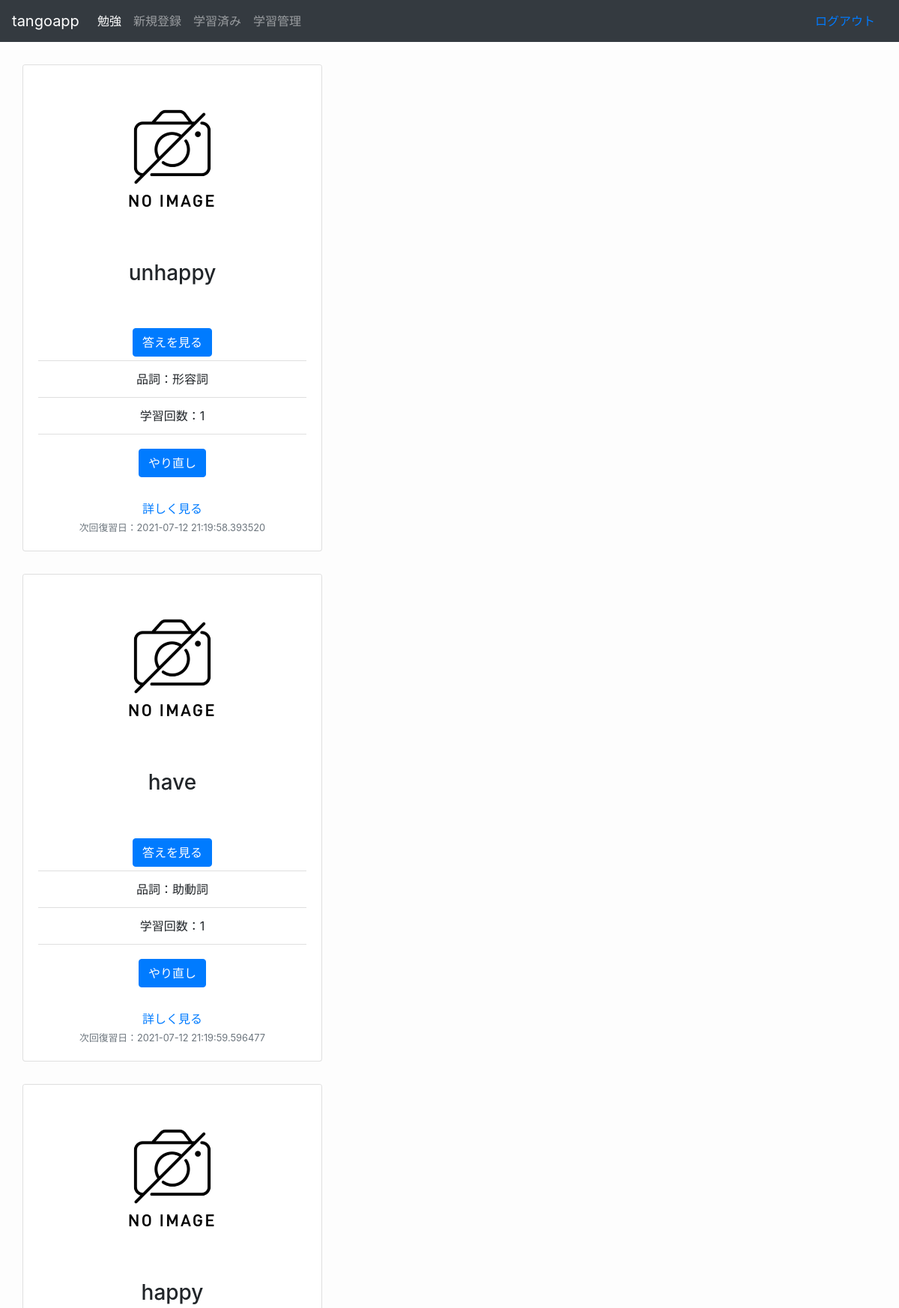
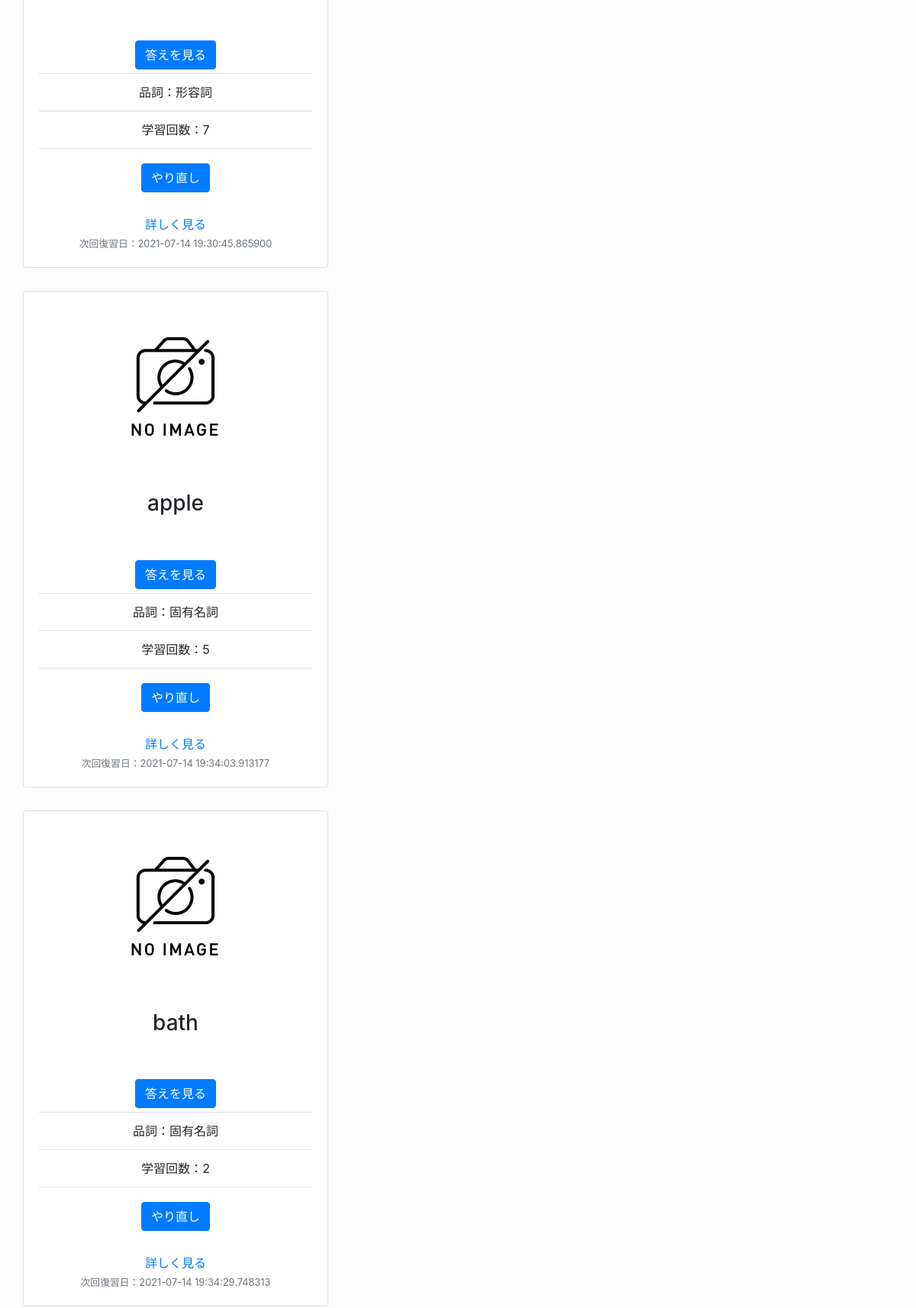
Page /allstudying (signed in, upper part) on the committed database (2 pictures, top to bottom).
### models/models.py (models this page shows, shortened)
class List(Base):
    __tablename__ = 'lists'
    id = Column(Integer, primary_key=True)
    userid = Column(String(128))
    front = Column(String(128))
    back = Column(String(128))
    partofspeech = Column(Text)
    memo = Column(Text)
    sumcount = Column(Integer)
    count = Column(Integer)
    date = Column(DateTime, default=datetime.today())
    filename = Column(Text)

### app/app.py (the view)
@app.route("/allstudying")
def allstudying():
    if "user_name" in session:
        name = session["user_name"]
        studyALL = List.query.filter_by(userid=name).order_by(List.date.asc())
        return render_template("allstudying.html",studyALL=studyALL)
    else:
        return redirect(url_for("top",status="logout"))

### app/templates/allstudying.html (shortened to what this page needs)
{% extends "layout.html" %}
{% block time %}
{% for studyone in studyALL %}
<div class="card">
    <img src="static/images/noimage.png" class="card-img-top" alt="...">
    <div class="card-body">
        <h3 class="card-title">{{studyone.front}}</h3>
        <input class="btn btn-primary" style="margin: 5px;" type="button" value="答えを見る" onclick="clickBtn('{{studyone.id}}')" />
        <ul class="list-group list-group-flush">
            <li class="list-group-item">品詞：{{studyone.partofspeech}}</li>
            <li class="list-group-item"> 学習回数：{{studyone.sumcount}}</li>
        </ul>
        <form action="/repeats_allstudying/{{studyone.id}}" method="post" name="repeats_allstudying">
            <input class="btn btn-primary" style="margin-top: 20px; margin-bottom: 30px;" type="submit" name="repeats_allstudying" value="やり直し">
        </form>
        <a href="/pronounce/{{studyone.id}}" class="card-link">詳しく見る</a>
        <p class="card-text"><small class="text-muted">次回復習日：{{studyone.date}}</small></p>
    </div>
</div>
{% endfor %}
{% endblock %}

### app/static/css/style.css (style rules this page uses)
body { background-color: rgb(253, 253, 253); }
img { max-width: 960px; }
.card { width: 25rem; margin: 30px; }

### rows in the picture
List: front "unhappy", partofspeech "形容詞", sumcount "1", date "2021-07-12 21:19:58.393520"
List: front "have", partofspeech "助動詞", sumcount "1", date "2021-07-12 21:19:59.596477"
List: front "happy", partofspeech "形容詞", sumcount "7", date "2021-07-14 19:30:45.865900"
List: front "apple", partofspeech "固有名詞", sumcount "5", date "2021-07-14 19:34:03.913177"
List: front "bath", partofspeech "固有名詞", sumcount "2", date "2021-07-14 19:34:29.748313"
